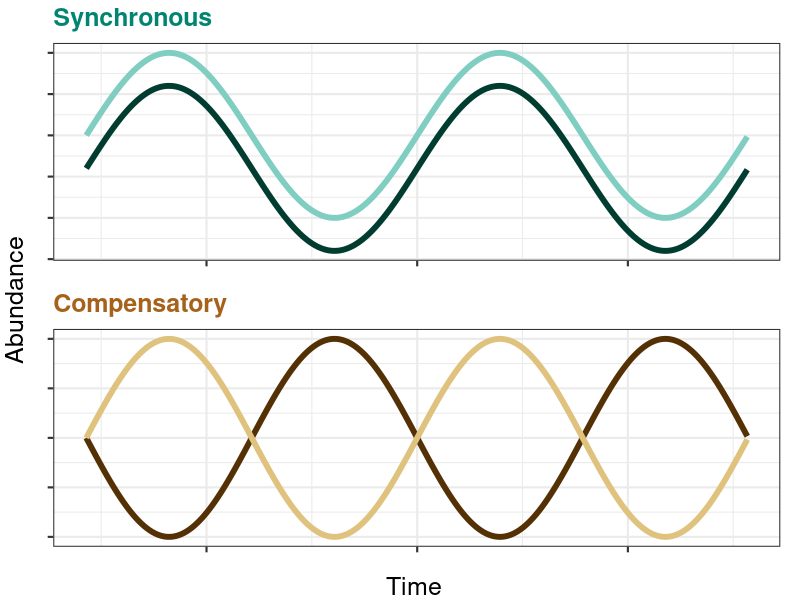
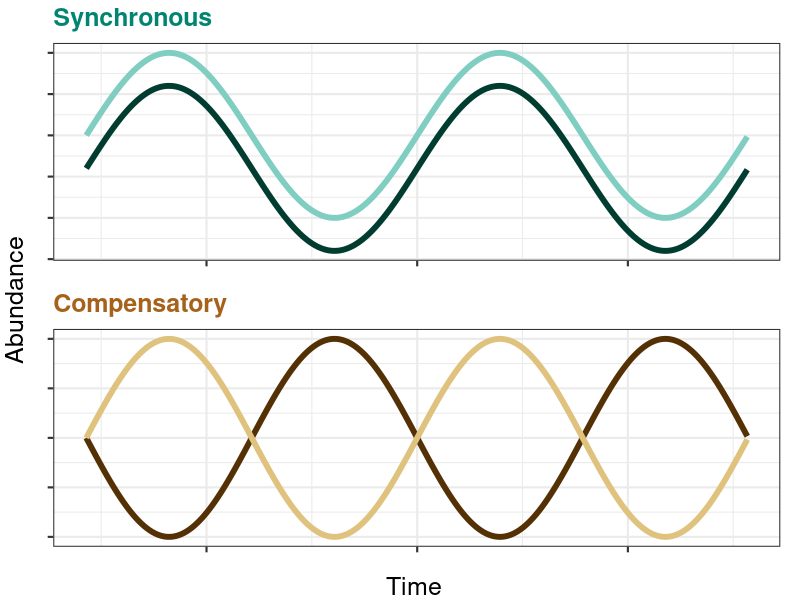

Recreate these plots in R, in order.
#This code produces a plot that demonstrates the difference between synchronous and compensatory dynamics

library(ggplot2)
library(ggtext)
library(dplyr)
library(gridExtra)
library(grid)
library(here)

set.seed(7220)

#Create an example of synchronous versus compensatory dynamics
#First generate a compensatory plot
x <- seq(-2*pi,2*pi,by=0.05)
sin.x <- sin(x) #Values now oscillate between 1 and -1
neg.sin.x <- -sin(x)  #Create a oscillating line that is opposite of sin(x) for compensatory pattern
df.sin <-as.data.frame(cbind(x, sin.x)) 
df.sin$func <-'sin'
df.neg.sin <-as.data.frame(cbind(x, neg.sin.x))
df.neg.sin$func <-'neg.sin'

#Unify header names before joining
colnames(df.sin)[which(names(df.sin) == "sin.x")] <- "func.value"
colnames(df.neg.sin)[which(names(df.neg.sin) == "neg.sin.x")] <- "func.value"
Compensatory <-full_join(df.sin, df.neg.sin, by = join_by(x, func.value, func))

#Plot
Comp.D <-
  Compensatory  %>%
  ggplot( aes(x=x, y=func.value, group=func, color=func)) +
  geom_line(linewidth=2) +
  theme_bw(base_size = 16) + 
  theme(legend.position="none", 
        plot.title = element_markdown(size = 18),
        plot.margin = unit(c(0.2, 0.5, 0.5, 0.5), "cm"),
        axis.text.x=element_blank(),
        axis.text.y=element_blank()) +
  ggtitle("<span style='color:#a6611a;'>**Compensatory**</span>") +
  ylab(NULL) +
  xlab(NULL) +
  scale_color_manual(values=c("#543005","#dfc27d"))

#Make a synchronous plot
df.synchrony <- df.sin # duplicate the sin wave we made above
df.synchrony$func.value <- df.synchrony$func.value - 0.4 # add an offset
df.synchrony$func <- 'offset'
Synchronous <-rbind(df.synchrony, df.sin)

Synchrony <-
  Synchronous  %>%
  ggplot( aes(x=x, y=func.value, group=func, color=func)) +
  geom_line(linewidth=2) +
  theme_bw(base_size = 16) + 
  theme(legend.position="none", 
        plot.title = element_markdown(size = 18),
        plot.margin = unit(c(0.2, 0.5, 0.5, 0.5), "cm"),
        axis.text.x=element_blank(),
        axis.text.y=element_blank()) +
  ggtitle("<span style='color:#018571;'>**Synchronous**</span>") +
  ylab(NULL) +
  xlab(NULL) +
  scale_color_manual(values=c("#003c30","#80cdc1")) 

#Plot the compensatory and synchronous plots together with centered labels
full.dyn.ann <- arrangeGrob(Synchrony, Comp.D, ncol = 1,
                            left = textGrob("Abundance", rot = 90, gp = gpar(fontsize = 18)),
                            bottom = textGrob("Time", gp = gpar(fontsize = 18)))

#Display
grid.arrange(full.dyn.ann)

#Save graphic - must use png() or pdf() device for grid objects
setwd("H:/My Drive/Synchrony/Graphics")
png("Fig.1A_Syn.vs.Comp.png", height=4, width=5, units="in", res=500)
grid.draw(full.dyn.ann)
dev.off()

#Save as an RDS
setwd("H:/My Drive/Synchrony/Graphics/RDS.plots")
saveRDS(full.dyn.ann, "Figure.1A.rds")
